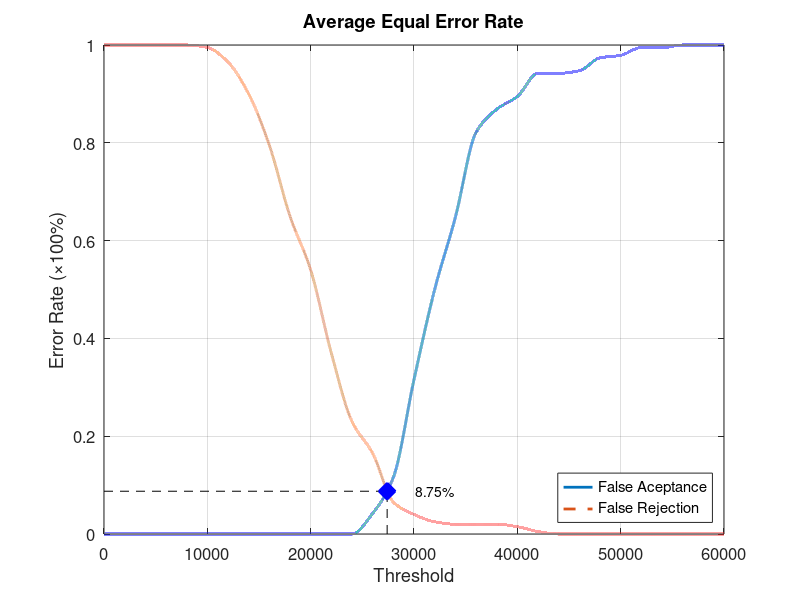
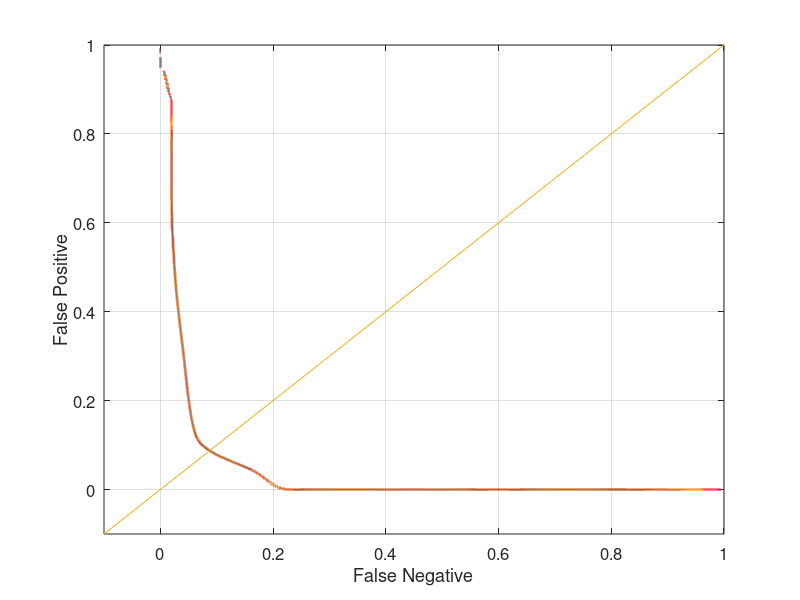

MATLAB code for these plots, in order:
function yEER = Database1_2
close all;
clear;
clc;
x = 0:2000:60000;
xq = 0:0.5:60000;

y0 = [0 0 0 0 0 0 0 0 0 0 0 0 0 0.0421053 0.115789 0.315789 0.5 0.647368 0.821053 0.868421 0.894737 0.942105 0.942105 0.947368 0.973684 0.978947 0.994737 0.994737 1 1 1];
yy0 = interp1(x, y0, xq, 'pchip');
y1 = [1 1 1 1 1 0.995 0.965 0.9 0.795 0.65 0.54 0.37 0.23 0.165 0.065 0.04 0.025 0.02 0.02 0.02 0.015 0.005 0 0 0 0 0 0 0 0 0];
yy1 = interp1(x, y1, xq, 'pchip');

% Calculating EER: 
y2 = abs(y0 - y1);
find(y2 == min(y2))
yy2 = abs(yy0 - yy1);
xEER = find(yy2 == min(yy2));
xEERIndex = xq(xEER) % X-axis EER
yEER = yy0(xEER) % Y-axis EER

main = figure
plot(xq, yy0,'-','LineWidth', 2);	hold on
plot(xq, yy1,'--','LineWidth', 2);	hold on
plot([xEERIndex xEERIndex], [0 yEER], 'k--');	hold on
plot([0 xEERIndex], [yEER yEER], 'k--');	hold on
plot(xEERIndex, yEER, 'bx', 'LineWidth', 10);	hold on
text(xEERIndex + 10 * xEERIndex / 100, yEER, [num2str(round((10000 * yEER)) / 100) '%'])
legend('False Aceptance', 'False Rejection', 'Location', 'SouthEast')
xlabel('Threshold')
ylabel('Error Rate (\times100%)')
title('Average Equal Error Rate')
set(gca, 'FontSize', 12)
axis([0 60000 0 1])
grid on

print(main, 'Database1_2Main', '-dpng');
FNRxFPR = figure('Color', [1 1 1]);
plot(yy1, yy0, '-', yy1, yy0, 'LineWidth', 2);
hold on
y = -0.1:0.1:1
plot(y, y); 
set(gca, 'FontSize', 12)
xlabel('False Negative')
ylabel('False Positive')
axis([-0.1 1 -0.1 1])
set(gca, 'FontSize', 12)
grid on

print(FNRxFPR, 'Database1_2FNRxFPR','-dpng');
end
